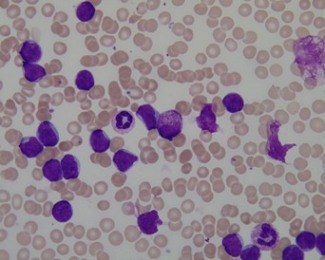
#> input picture imgC1.jpg, 325 x 260 px
$ python -i watershed_ex.py   (imports and definitions only)   (older library calls are emulated)
#> lines starting #> are read from the running program, lines starting #| are printed output that depends on the picture; after the words box and inside, x2 and y2 are one past the last pixel; in counts of white or black regions, pixels touching at a corner belong together
### cellcounting/segmentation/contour.py
"""
File: contour.py
Author: Khoa Le Tan Dang <letan.dangkhoa@gmail.com>
Email: letan.dangkhoa@gmail.com
Github: dangkhoasdc
Description: Contour Class
"""
from .. import common as com
from skimage.color import label2rgb
import numpy as np
import cv2


class Contour(object):
    """Contour Class: The returned result of segmentation method """
    def __init__(self, points_lst=None, mask =None):
        """constructor"""
        self.mask = mask
        self.detected = False
        if points_lst != None:
            lefttop, rightbottom = Contour.boundary(points_lst)
            self.lt = lefttop
            self.rb = rightbottom

    # [55 lines left out: functions draw, boundary, center, width, height, area and 2 more, not called in this run]


    def __str__(self):
        return str(self.lt) + ":" + str(self.rb)

    # [5 lines left out: function __eq__, not called in this run]

    def __key(self):
        return (self.lt[0], self.lt[1], self.rb[0], self.rb[1])

    def __hash__(self):
        return hash(self.__key())


# [14 lines left out: function findContours, not called in this run]

### cellcounting/common.py
"""
File: common.py
Author: Khoa Le Tan Dang <letan.dangkhoa@gmail.com>
Email: letan.dangkhoa@gmail.com
Github: dangkhoasdc
Description: Helper functions for Cell Counting program
"""
import numpy as np
import scipy.spatial.distance as dist
import matplotlib.cm as cm
import cv2
from matplotlib import pyplot as plt
import random
from matplotlib import pyplot as plt


def euclid(p1, p2):
    """ Calculate the Euclidean distance between two points """
    return dist.euclidean(p1, p2)


# [20 lines left out: function drawHist, not called in this run]


def flatten(lst):
    """ flatten a list of lists """
    return sum(lst, [])


# [4 lines left out: function nearest_point, not called in this run]


def debug_im(image, wait=False):
    """ debug an image """
    if len(image.shape) == 2:
        plt_im = plt.imshow(image, cmap=cm.Greys_r)
    else:
        plt_im = plt.imshow(image)
    plt.show()


# [12 lines left out: function visualize_segments, not called in this run]

### cellcounting/segmentation/watershed_ex.py
"""
File: watershed.py
Author: Khoa Le Tan Dang <letan.dangkhoa@gmail.com>
Email: letan.dangkhoa@gmail.com
Github: dangkhoasdc
Description: The watershed algorithm
"""
import numpy as np
import cv2
from cellcounting.segmentation.contour import Contour
import cellcounting.common as com
from scipy.ndimage import label


def watershed(image):
    """ the watershed algorithm """
    if len(image.shape) != 2:
        raise TypeError("The input image must be gray-scale ")

    # thresholding
    _, thres = cv2.threshold(image, 0, 255,
                             cv2.THRESH_BINARY_INV + cv2.THRESH_OTSU)
    kernel = np.ones((1, 1), np.uint8)
    opening = cv2.morphologyEx(thres, cv2.MORPH_OPEN, kernel, iterations=1)
    bg = cv2.dilate(opening, kernel, iterations=2)

    dist_transform = cv2.distanceTransform(thres, cv2.cv.CV_DIST_L2, 3)
    com.debug_im(dist_transform)
    _, fg = cv2.threshold(dist_transform, 0.7*dist_transform.max(), 255, 0)

    fg = np.uint8(fg)

    unknown = cv2.subtract(bg, fg)
    markers, _ = label(fg)

    markers = markers + 1

    markers[unknown == 255] = 0
    image = cv2.cvtColor(image, cv2.COLOR_GRAY2RGB)
    cv2.watershed(image, markers)
    markers[markers == -1] = 0
    markers = markers.astype(np.uint8)

    contours, _ = cv2.findContours(markers,
                                   cv2.RETR_LIST,
                                   cv2.CHAIN_APPROX_SIMPLE)

    segments = [Contour(points_lst) for points_lst in contours]
    for s in segments:
        s.draw(image, (255, 255, 0), 1)
    com.debug_im(image)
    return segments

>>> import cv2
>>> picture = cv2.imread('../../imgC1.jpg', cv2.IMREAD_GRAYSCALE)
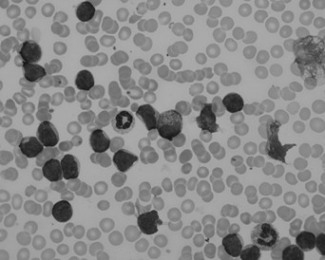
#> picture: shape (260, 325); min 19, max 176, mean 137.4
>>> result = watershed(picture)
#> in watershed, `_, thres = cv2.threshold(image, 0, 255, cv2.THRESH_BINARY_INV + cv2.TH..`:
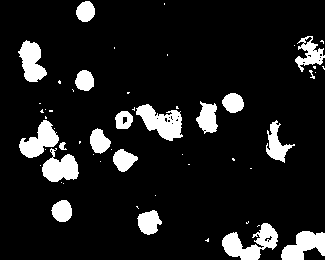
#> thres: shape (260, 325); 11.2% white; 55 white regions (36 under 20 px), largest, box (x1, y1, x2, y2) and area: (222, 223, 278, 260) 1034, (136, 104, 183, 141) 957, (281, 231, 325, 260) 807
#> in watershed, `dist_transform = cv2.distanceTransform(thres, cv2.cv.CV_DIST_L2, 3)`:
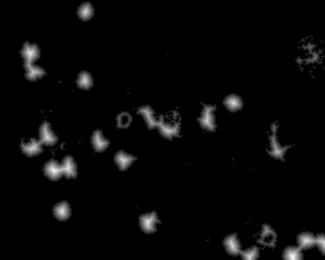
#> dist_transform: shape (260, 325) float32; min 0, max 11.33, mean 0.382; drawn with min black and max white
#> in watershed, `_, fg = cv2.threshold(dist_transform, 0.7*dist_transform.max(), 255, 0)`: fg: shape (260, 325) float32; 0.43% white; 22 white regions (15 under 20 px), largest, box (x1, y1, x2, y2) and area: (289, 253, 296, 260) 46, (50, 166, 60, 174) 44, (27, 50, 33, 57) 28
#> in watershed, `unknown = cv2.subtract(bg, fg)`: unknown: shape (260, 325); 10.8% white; 55 white regions (36 under 20 px)
#> in watershed, `markers, _ = label(fg)`: markers: shape (260, 325) int32; 25 distinct labels, from 0 to 24
#> in watershed, `markers = markers + 1`:
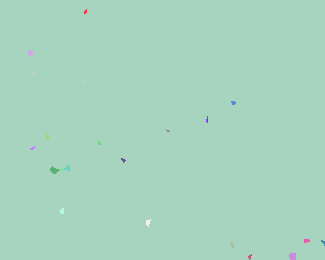
#> markers: shape (260, 325) int32; 25 distinct labels, from 1 to 25; one colour per label, 0 black
#> in watershed, `markers[unknown == 255] = 0`:
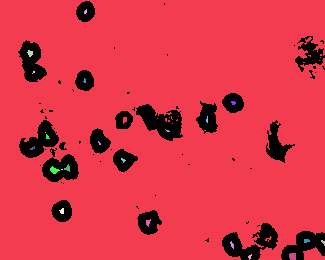
#> markers: shape (260, 325) int32; 26 distinct labels, from 0 to 25; one colour per label, 0 black
#> in watershed, `markers[markers == -1] = 0`:
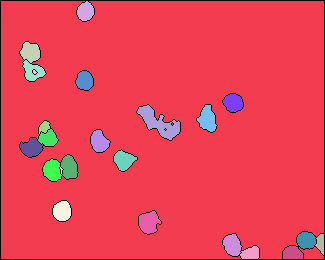
#> markers: shape (260, 325) int32; 26 distinct labels, from 0 to 25; one colour per label, 0 black
#> in watershed, `markers = markers.astype(np.uint8)`:
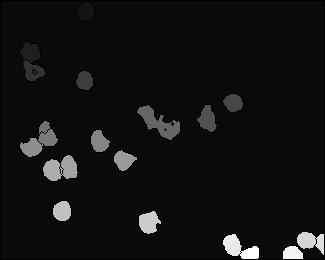
#> markers: shape (260, 325); min 0, max 25, mean 1.8; drawn with min black and max white
#> in watershed, `contours, _ = cv2.findContours(markers, cv2.RETR_LIST, cv2.CHAIN_APPRO..`: contours = 536 contours, 532 with area under 20; largest, box (x1, y1, x2, y2) and area: (1, 1, 324, 259) 82716, (258, 247, 261, 259) 20, (137, 215, 140, 227) 20, (179, 121, 182, 133) 20
#> (the run stopped early here; a loop or call above may not have finished)

$ run again, on 1.jpg
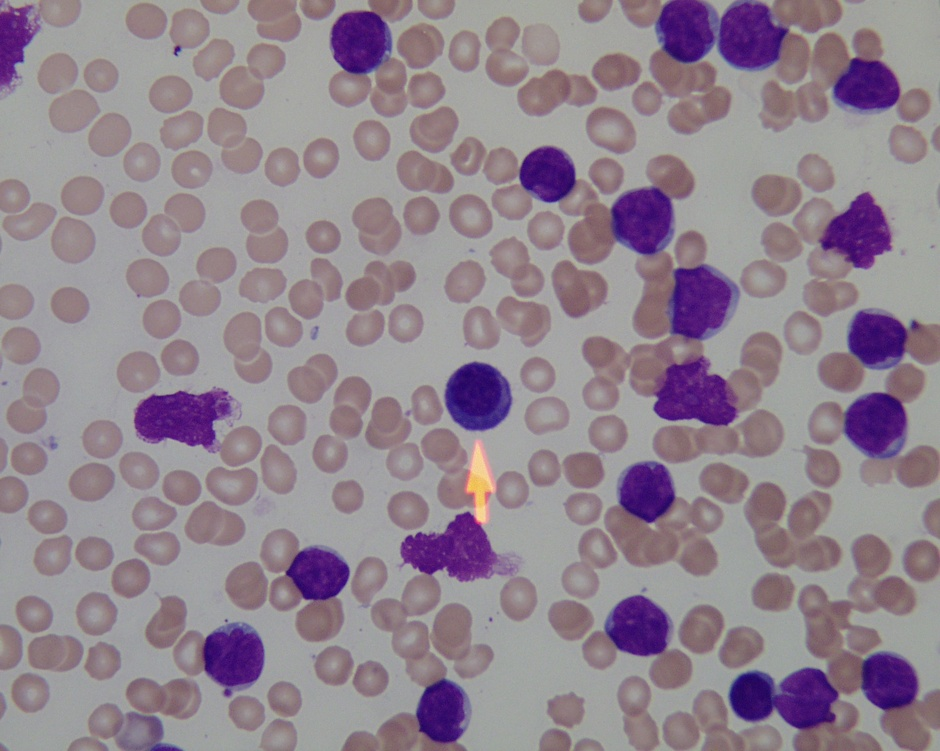
#> input picture 1.jpg, 940 x 751 px, shrunk from 1712 x 1368 before the run
#> thres: shape (751, 940); 9.8% white; 118 white regions (90 under 20 px), largest, box (x1, y1, x2, y2) and area: (729, 668, 839, 734) 4838, (654, 356, 737, 426) 4100, (401, 512, 496, 581) 3958
#> unknown: shape (751, 940); 9.4% white; 118 white regions (90 under 20 px)
#> in watershed, `markers[markers == -1] = 0`:
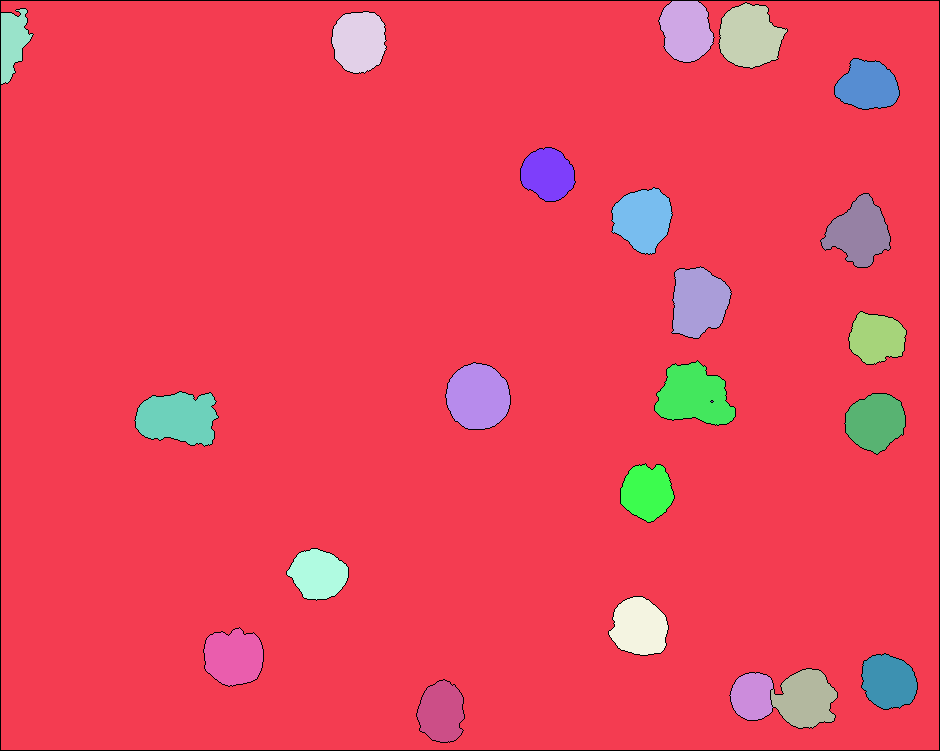
#> markers: shape (751, 940) int32; 25 distinct labels, from 0 to 24; one colour per label, 0 black
#> in watershed, `markers = markers.astype(np.uint8)`:
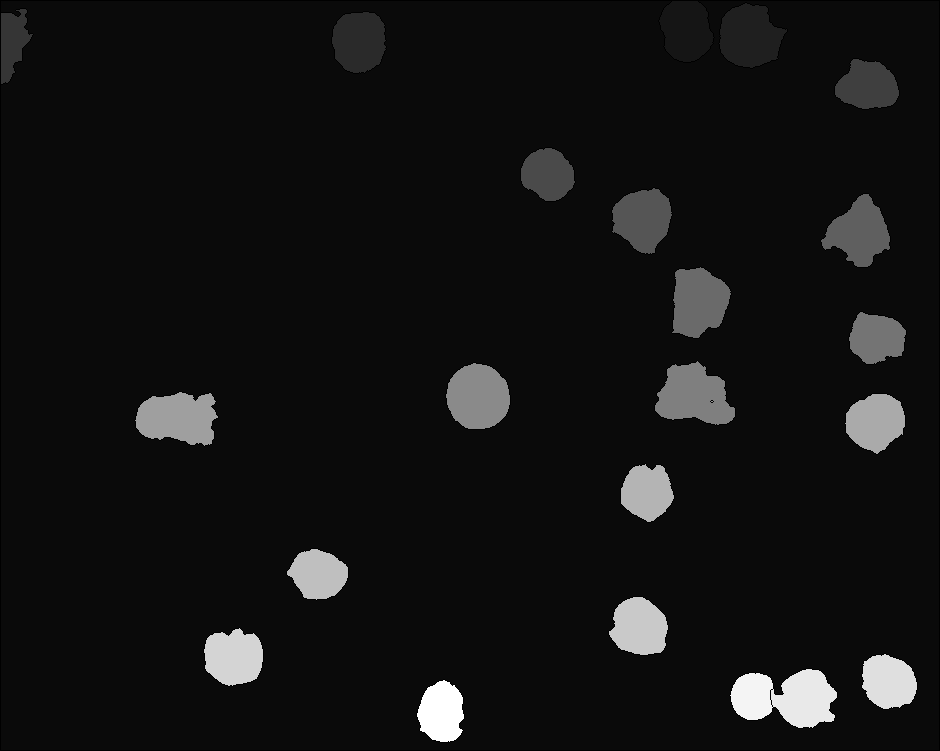
#> markers: shape (751, 940); min 0, max 24, mean 1.9; drawn with min black and max white
#> contours = 1687 contours, 1664 with area under 20; largest, box (x1, y1, x2, y2) and area: (1, 1, 939, 750) 700850, (467, 428, 486, 431) 34, (619, 487, 622, 505) 32, (871, 392, 888, 395) 30, (262, 648, 265, 663) 26

$ run again, on 3.jpg
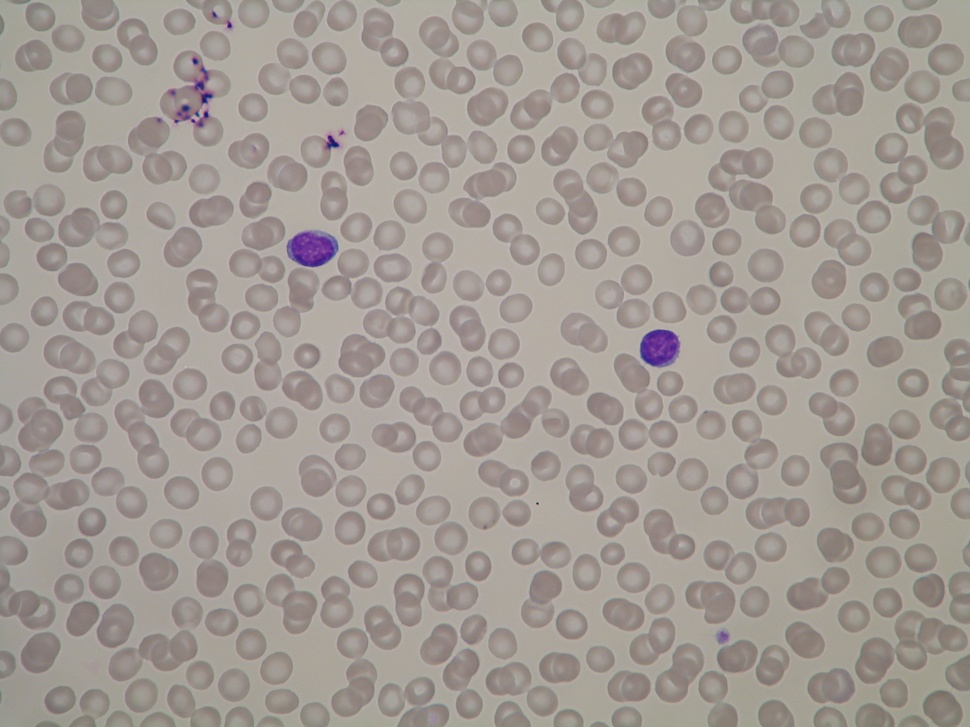
#> input picture 3.jpg, 970 x 727 px, shrunk from 2592 x 1944 before the run
#> in watershed, `_, thres = cv2.threshold(image, 0, 255, cv2.THRESH_BINARY_INV + cv2.TH..`:
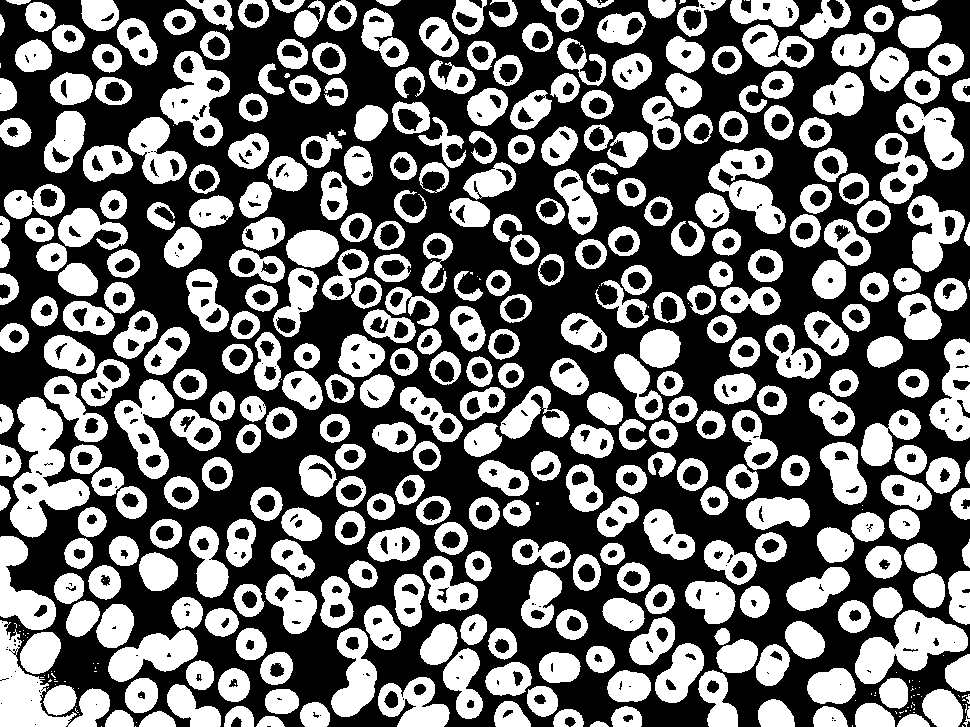
#> thres: shape (727, 970); 42.6% white; 450 white regions (93 under 20 px), largest, box (x1, y1, x2, y2) and area: (10, 397, 90, 538) 5415, (0, 620, 110, 727) 4321, (855, 610, 968, 684) 4170
#> unknown: shape (727, 970); 42.6% white; 450 white regions (93 under 20 px)
#> in watershed, `markers = markers.astype(np.uint8)`:
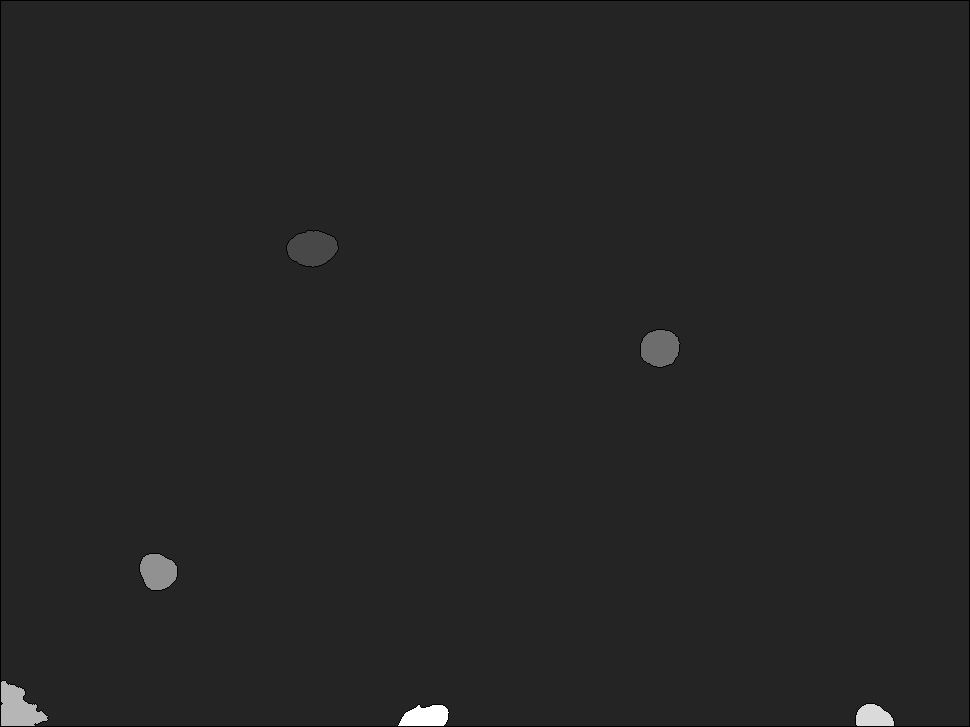
#> markers: shape (727, 970); min 0, max 7, mean 1.02; drawn with min black and max white
#> contours = 240 contours, 233 with area under 20; largest, box (x1, y1, x2, y2) and area: (1, 1, 969, 726) 700092, (639, 342, 642, 358) 28, (431, 703, 444, 706) 22, (150, 589, 163, 592) 22, (176, 565, 179, 578) 22, (148, 552, 161, 555) 22, (854, 714, 857, 726) 20
